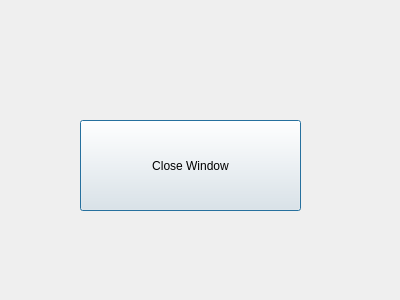
<?xml version="1.0" encoding="UTF-8"?>
<ui version="4.0">
 <class>MyDialog</class>
 <widget class="QDialog" name="MyDialog">
  <property name="geometry">
   <rect>
    <x>0</x>
    <y>0</y>
    <width>400</width>
    <height>300</height>
   </rect>
  </property>
  <property name="windowTitle">
   <string>Dialog</string>
  </property>
  <widget class="QPushButton" name="CloseButton">
   <property name="geometry">
    <rect>
     <x>80</x>
     <y>120</y>
     <width>221</width>
     <height>91</height>
    </rect>
   </property>
   <property name="text">
    <string>Close Window</string>
   </property>
  </widget>
 </widget>
 <resources/>
 <connections>
  <connection>
   <sender>CloseButton</sender>
   <signal>clicked()</signal>
   <receiver>MyDialog</receiver>
   <slot>close()</slot>
   <hints>
    <hint type="sourcelabel">
     <x>204</x>
     <y>166</y>
    </hint>
    <hint type="destinationlabel">
     <x>242</x>
     <y>259</y>
    </hint>
   </hints>
  </connection>
 </connections>
</ui>
